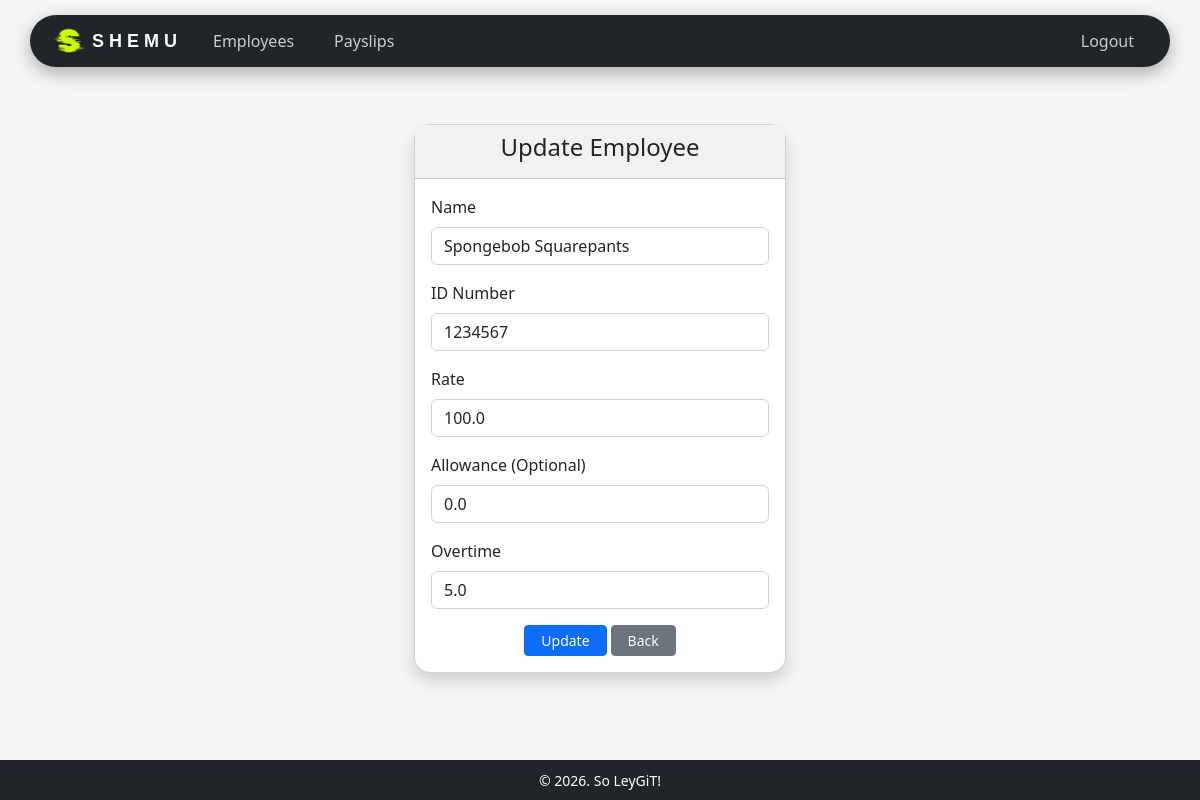
The app's page /employees/update/1234567/ (signed in), older data.
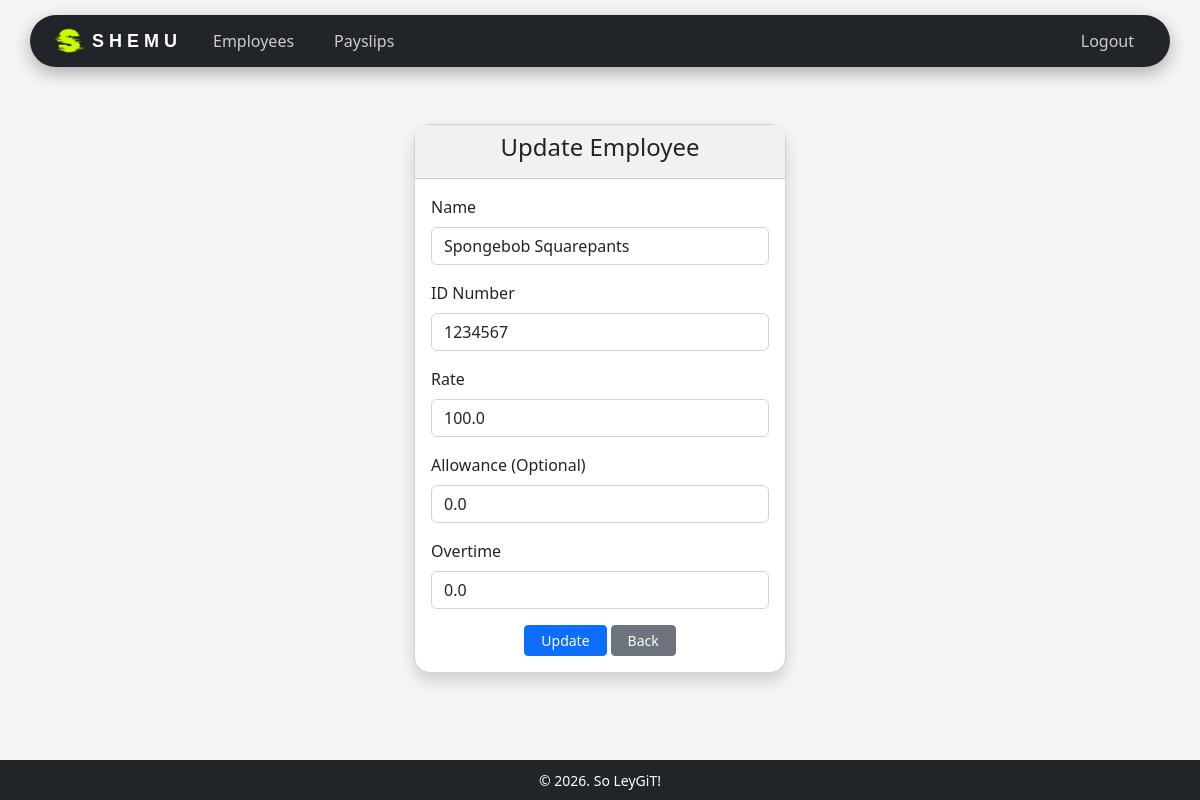
The same page, newer data.
### payroll_app/models.py (models this page shows, shortened)
class Employee(models.Model):
    user = models.OneToOneField(User, on_delete=models.CASCADE, null=True, blank=True)
    name = models.CharField(max_length=200)
    id_number = models.CharField(max_length=200, primary_key=True) # use <str:pk> when linking here
    rate = models.FloatField()
    overtime_pay = models.FloatField(null=True, blank=True, default=0)
    allowance = models.FloatField(null=True, blank=True, default=0)

### payroll_app/views.py (the view, shortened to what this page needs)
# urls.py: path('employees/update/<str:pk>/', views.update_employee, name='update_employee'),
@login_required
def update_employee(request, pk):
    if not request.user.is_staff:
        return redirect('payslips')
    employee = get_object_or_404(Employee, pk=pk)
    return render(request, 'payroll_app/update_employee.html', {'employee': employee})

### payroll_app/templates/payroll_app/update_employee.html (shortened to what this page needs)
{% extends 'payroll_app/base.html' %}
{% load static %}
{% block content %}
<div class="d-flex justify-content-center align-items-center" style="margin-top: 10px;">
    <div class="col-md-4">
        <div class="card shadow rounded-4">
            <div class="card-header text-dark text-center" style="background-color: #f1f1f1;">
                <h4>Update Employee</h4>
            </div>
            <div class="card-body">
                <form method="POST">
                    <div class="mb-3">
                        <label class="form-label">Name</label>
                        <input type="text" name="name" value="{{ employee.name }}" class="form-control" required>
                    </div>
                    <div class="mb-3">
                        <label class="form-label">ID Number</label>
                        <input type="text" value="{{ employee.id_number }}" class="form-control" readonly>
                    </div>
                    <div class="mb-3">
                        <label class="form-label">Rate</label>
                        <input type="number" step="0.01" min="1" name="rate" value="{{ employee.rate }}" class="form-control" required>
                    </div>
                    <div class="mb-3">
                        <label class="form-label">Allowance (Optional)</label>
                        <input type="number" step="0.01" min="0" name="allowance" value="{{ employee.allowance }}" class="form-control">
                    </div>
                    <div class="mb-3">
                        <label class="form-label">Overtime</label>
                        <input type="number" step="0.01" min="0" name="overtime_pay" value="{{ employee.overtime_pay }}" class="form-control">
                    </div>
                    <div class="d-flex justify-content-center gap-1 mt-3">
                        <button type="submit" class="btn btn-primary btn-sm px-3">
                            Update
                        </button>
                        <a href="{% url 'employee_list' %}" class="btn btn-secondary btn-sm px-3">
                            Back
                        </a>
                    </div>
                </form>
            </div>
        </div>
    </div>
</div>
{% endblock %}

Row changes from the older to the newer data that the page shows:
changed Employee "Spongebob Squarepants": overtime_pay "5.0" → "0.0"
